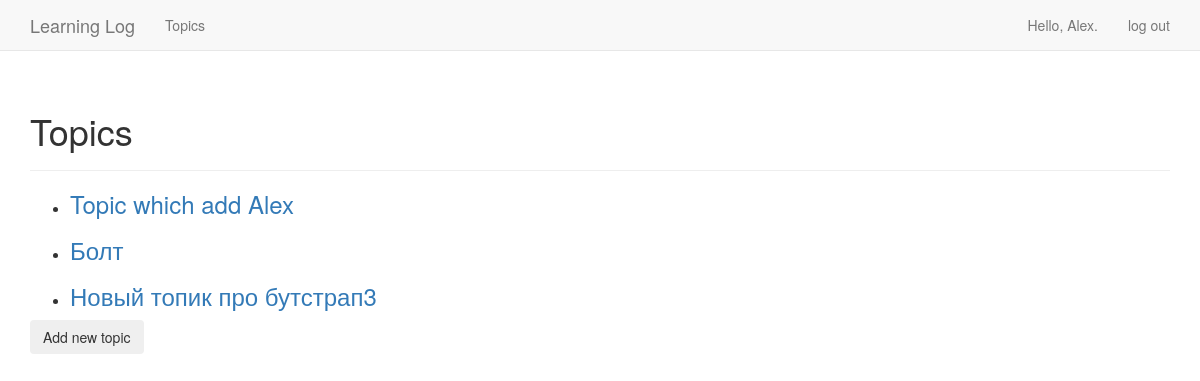
The page /topics/ (signed in) on the database its author committed.
### learning_logs/models.py (models this page shows)
class Topic(models.Model):
    text = models.CharField(max_length=200)
    date_added = models.DateTimeField(auto_now_add=True)
    owner = models.ForeignKey(User)
    def __str__(self):
        return self.text

### learning_logs/views.py (the view)
# urls.py: url(r'^topics/$', views.topics, name='topics'),
@login_required
def topics(request):
    topics = Topic.objects.filter(owner=request.user).order_by('date_added')
    context = {'topics': topics}
    return render(request, 'learning_logs/topics.html', context)

### learning_logs/templates/learning_logs/topics.html
{% extends 'learning_logs/base.html' %}
{% load bootstrap3 %}
{%  block header %}
  <h1>Topics</h1>
{% endblock header %}
{% block content %}
    <ul>
        {% for topic in topics %}
            <li>
            <h3>
                <a href="{% url 'learning_logs:topic' topic.id %}">{{ topic }}</a>
            </h3>
            </li>
        {% empty %}
            <li>No topics have been added yet.</li>
        {% endfor %}
    </ul>
    <form action="{% url 'learning_logs:new_topic' %}" method="get">
        {% buttons %}
            <button name="submit" class="btn btn-secondary">Add new topic</button>
        {% endbuttons %}
    </form>
{% endblock content %}

### learning_logs/templates/learning_logs/base.html (shortened to what this page needs)
{% load bootstrap3 %}
<!DOCTYPE html>
<html>
  <head>
    {% bootstrap_css %}
  </head>
    <body>
      <nav class="navbar navbar-default navbar-static-top">
        <div class="container">
          <div class="navbar-header">
            <a class="navbar-brand" href="{% url 'learning_logs:index' %}">Learning Log</a>
          </div>
          <div id="navbar" class="navbar-collapse collapse">
            <ul class="nav navbar-nav">
              <li><a href="{% url 'learning_logs:topics' %}">Topics</a></li>
            </ul>
            <ul class="nav navbar-nav navbar-right">
              {% if user.is_authenticated %}
                <li><a>Hello, {{ user.username }}.</a></li>
                <li><a href="{% url 'users:logout' %}">log out</a></li>
              {% else %}
                <li><a href="{% url 'users:register' %}">register</a></li>
                <li><a href="{% url 'users:login' %}">log in</a></li>
              {% endif %}
            </ul>
          </div>
        </div>
      </nav>
          <div class="container">
            <div class="page-header">
              {% block header %}{% endblock header %}
            </div>
            <div>
              {% block content %}{% endblock content %}
            </div>
          </div>
    </body>
</html>

### rows shown on the page
Topic: text "Topic which add Alex"
Topic: text "Болт"
Topic: text "Новый топик про бутстрап3"

### other values the page prints
{{ user.username }} "Alex"
